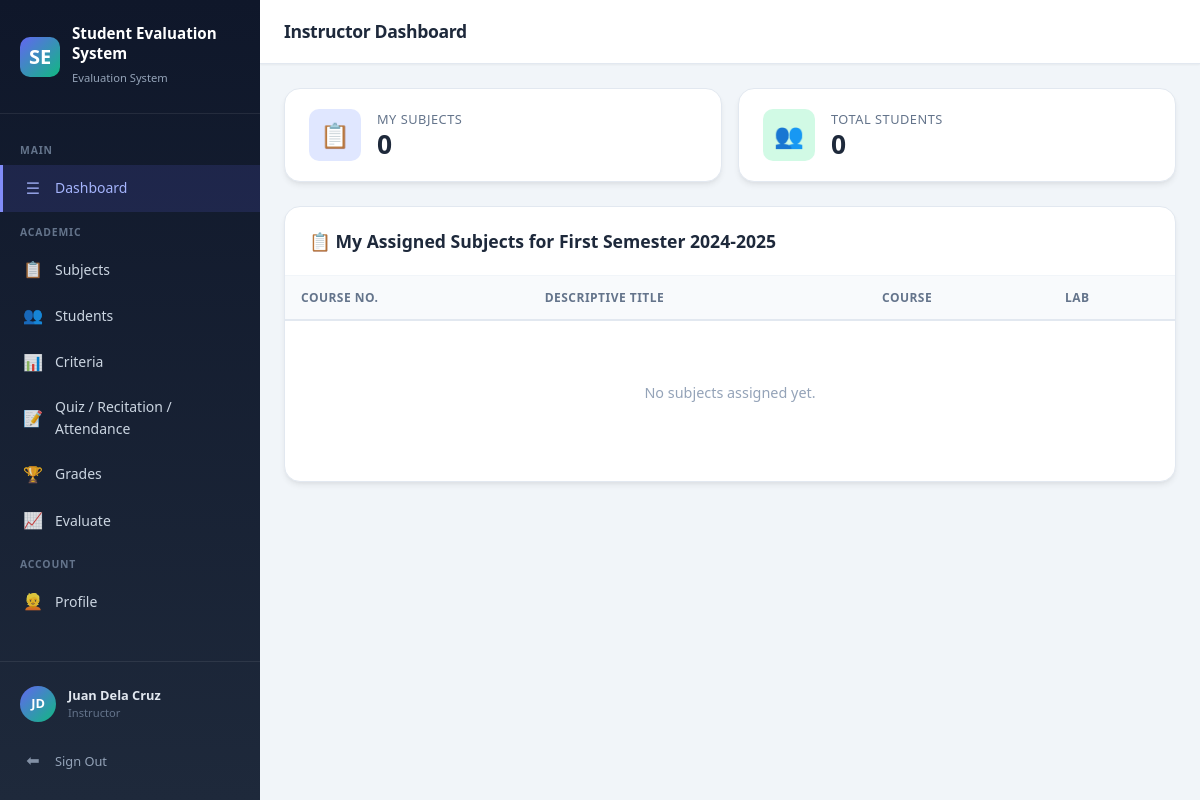
The app's page /pages/instructor/dashboard.php (signed in) with its own data.
### tables this page shows
CREATE TABLE IF NOT EXISTS `settings` (
  `id` INT AUTO_INCREMENT PRIMARY KEY,
  `setting_key` VARCHAR(50) NOT NULL UNIQUE,
  `setting_value` TEXT DEFAULT NULL
);

CREATE TABLE IF NOT EXISTS `semesters` (
  `id` INT AUTO_INCREMENT PRIMARY KEY,
  `name` VARCHAR(100) NOT NULL,
  `status` TINYINT(1) NOT NULL DEFAULT 0,
  `created_at` TIMESTAMP DEFAULT CURRENT_TIMESTAMP
);

### includes/functions.php (called while the page is built, shortened)
<?php
function getSetting($key, $default = '') {
    $db = getDB();
    $stmt = $db->prepare("SELECT setting_value FROM settings WHERE setting_key = ?");
    $stmt->execute([$key]);
    $val = $stmt->fetchColumn();
    return $val !== false ? $val : $default;
}
function getActiveSemester() {
    $db = getDB();
    return $db->query("SELECT * FROM semesters WHERE status=1 LIMIT 1")->fetch();
}

### pages/instructor/dashboard.php (the view, shortened to what this page needs)
<?php
$pageTitle = 'Instructor Dashboard';
require_once __DIR__ . '/../../includes/header.php';
$db = getDB();
$uid = currentUserId();
$activeSem = getActiveSemester();
$semId = $activeSem['id'] ?? 0;
$mySubjects = $db->prepare("SELECT s.*, c.course_name FROM subjects s LEFT JOIN courses c ON c.id=s.course_id WHERE s.instructor_id=? AND s.status=1 AND s.semester_id=?");
$mySubjects->execute([$uid, $semId]);
$subjects = $mySubjects->fetchAll();
$stmt = $db->prepare("SELECT COUNT(DISTINCT st.student_id)
    FROM students st
    JOIN subjects s ON s.id = st.subject_id
    WHERE s.instructor_id = ? AND s.semester_id = ? AND st.status = 1");
$stmt->execute([$uid, $semId]);
$totalStudents = $stmt->fetchColumn();
?>
<div class="stats-grid">
  <div class="stat-card">
    <div class="stat-icon indigo">&#128203;</div>
    <div class="stat-info"><h4>My Subjects</h4><div class="stat-value"><?= count($subjects) ?></div></div>
  </div>
  <div class="stat-card">
    <div class="stat-icon emerald">&#128101;</div>
    <div class="stat-info"><h4>Total Students</h4><div class="stat-value"><?= $totalStudents ?></div></div>
  </div>
</div>
<div class="card">
  <div class="card-header"><h3>&#128203; My Assigned Subjects for <?= htmlspecialchars($activeSem['name'] ?? 'Current Semester') ?></h3></div>
  <div class="card-body no-pad">
    <div class="table-wrapper">
      <table>
        <thead><tr><th>Course No.</th><th>Descriptive Title</th><th>Course</th><th>Lab</th></tr></thead>
        <tbody>
        <?php if(empty($subjects)): ?>
          <tr><td colspan="4"><div class="empty-state"><p>No subjects assigned yet.</p></div></td></tr>
        <?php else: foreach($subjects as $s): ?>
          <tr>
            <td><strong><?= htmlspecialchars($s['course_no']) ?></strong></td>
            <td><?= htmlspecialchars($s['descriptive_title']) ?></td>
            <td><span class="badge badge-primary"><?= htmlspecialchars($s['course_name']) ?></span></td>
            <td><?= $s['with_lab']?'<span class="badge badge-active">Yes</span>':'No' ?></td>
          </tr>
        <?php endforeach; endif; ?>
        </tbody>
      </table>
    </div>
  </div>
</div>
<?php require_once __DIR__ . '/../../includes/footer.php'; ?>

### includes/header.php (shortened to what this page needs)
<?php
require_once __DIR__ . '/functions.php';
$currentPage = basename($_SERVER['PHP_SELF'], '.php');
$currentDir  = basename(dirname($_SERVER['PHP_SELF']));
$userRole    = $_SESSION['role'] ?? '';
$userName    = $_SESSION['full_name'] ?? 'Guest';
$initials    = '';
foreach (explode(' ', $userName) as $w) { $initials .= strtoupper(substr($w, 0, 1)); }
$initials = substr($initials, 0, 2);
$sysTitle = getSetting('system_title', 'Student Evaluation System');
$sysLogo  = getSetting('system_logo', '');
?>
<!DOCTYPE html>
<html lang="en">
<head>
  <link rel="stylesheet" href="/grading_systemv2/assets/css/style.css">
</head>
<body>
<div class="layout">
  <aside class="sidebar" id="sidebar">
    <div class="sidebar-brand">
      <?php if ($sysLogo): ?>
        <img src="/grading_systemv2/assets/uploads/<?= htmlspecialchars($sysLogo) ?>" alt="Logo" style="width:40px;height:40px;border-radius:var(--radius-md);object-fit:cover;">
      <?php else: ?>
        <div class="sidebar-brand-icon">SE</div>
      <?php endif; ?>
      <div>
        <h2><?= htmlspecialchars($sysTitle) ?></h2>
        <small>Evaluation System</small>
      </div>
    </div>
    <nav class="sidebar-nav">
      <?php if ($userRole === 'admin'): ?>
        <div class="sidebar-label">Main</div>
        <a href="/grading_systemv2/pages/admin/dashboard.php" class="sidebar-link <?= $currentPage==='dashboard'&&$currentDir==='admin'?'active':'' ?>">
          <span class="icon">&#9776;</span> Dashboard
        </a>
        <div class="sidebar-label">Management</div>
        <a href="/grading_systemv2/pages/admin/courses.php" class="sidebar-link <?= $currentPage==='courses'?'active':'' ?>">
          <span class="icon">&#128218;</span> Courses
        </a>
        <a href="/grading_systemv2/pages/admin/subjects.php" class="sidebar-link <?= $currentPage==='subjects'&&$currentDir==='admin'?'active':'' ?>">
          <span class="icon">&#128203;</span> Subjects
        </a>
        <a href="/grading_systemv2/pages/admin/instructors.php" class="sidebar-link <?= $currentPage==='instructors'?'active':'' ?>">
          <span class="icon">&#128100;</span> Instructors
        </a>
        <div class="sidebar-label">System</div>
        <a href="/grading_systemv2/pages/admin/semesters.php" class="sidebar-link <?= $currentPage==='semesters'?'active':'' ?>">
          <span class="icon">&#128197;</span> Semesters
        </a>
        <a href="/grading_systemv2/pages/admin/settings.php" class="sidebar-link <?= $currentPage==='settings'?'active':'' ?>">
          <span class="icon">&#9881;</span> Settings
        </a>
        <a href="/grading_systemv2/pages/admin/profile.php" class="sidebar-link <?= $currentPage==='profile'&&$currentDir==='admin'?'active':'' ?>">
          <span class="icon">&#128113;</span> Profile
        </a>
      <?php elseif ($userRole === 'instructor'): ?>
        <div class="sidebar-label">Main</div>
        <a href="/grading_systemv2/pages/instructor/dashboard.php" class="sidebar-link <?= $currentPage==='dashboard'&&$currentDir==='instructor'?'active':'' ?>">
          <span class="icon">&#9776;</span> Dashboard
        </a>
        <div class="sidebar-label">Academic</div>
        <a href="/grading_systemv2/pages/instructor/subjects.php" class="sidebar-link <?= $currentPage==='subjects'&&$currentDir==='instructor'?'active':'' ?>">
          <span class="icon">&#128203;</span> Subjects
        </a>
        <a href="/grading_systemv2/pages/instructor/students.php" class="sidebar-link <?= $currentPage==='students'?'active':'' ?>">
          <span class="icon">&#128101;</span> Students
        </a>
        <a href="/grading_systemv2/pages/instructor/criteria.php" class="sidebar-link <?= $currentPage==='criteria'?'active':'' ?>">
          <span class="icon">&#128202;</span> Criteria
        </a>
        <a href="/grading_systemv2/pages/instructor/activities.php" class="sidebar-link <?= $currentPage==='activities'?'active':'' ?>">
          <span class="icon">&#128221;</span> Quiz / Recitation / Attendance
        </a>
        <a href="/grading_systemv2/pages/instructor/grades.php" class="sidebar-link <?= $currentPage==='grades'?'active':'' ?>">
          <span class="icon">&#127942;</span> Grades
        </a>
        <a href="/grading_systemv2/pages/instructor/evaluate.php" class="sidebar-link <?= $currentPage==='evaluate'?'active':'' ?>">
          <span class="icon">&#128200;</span> Evaluate
        </a>
        <div class="sidebar-label">Account</div>
        <a href="/grading_systemv2/pages/instructor/profile.php" class="sidebar-link <?= $currentPage==='profile'&&$currentDir==='instructor'?'active':'' ?>">
          <span class="icon">&#128113;</span> Profile
        </a>
      <?php endif; ?>
    </nav>
    <div class="sidebar-footer">
      <div class="sidebar-user">
        <div class="sidebar-avatar"><?= $initials ?></div>
        <div class="sidebar-user-info">
          <strong><?= htmlspecialchars($userName) ?></strong>
          <span><?= htmlspecialchars($userRole) ?></span>
        </div>
      </div>
      <a href="/grading_systemv2/pages/logout.php" class="sidebar-link" style="padding-left:0;margin-top:.5rem;font-size:.8rem;color:var(--slate-400);">
        <span class="icon">&#x2B05;</span> Sign Out
      </a>
    </div>
  </aside>
  <div class="main-content">
    <header class="topbar">
      <div class="topbar-left">
        <h1 class="topbar-title"><?= $pageTitle ?? 'Dashboard' ?></h1>
      </div>
    </header>
    <div class="page-container">

### records on screen
settings: setting_value "Student Evaluation System"
semesters: name "First Semester 2024-2025"

### other values on screen
$initials "JD"
$userName "Juan Dela Cruz"
$userRole "Instructor"
$pageTitle "Instructor Dashboard"
count($subjects) "0"
$totalStudents "0"
